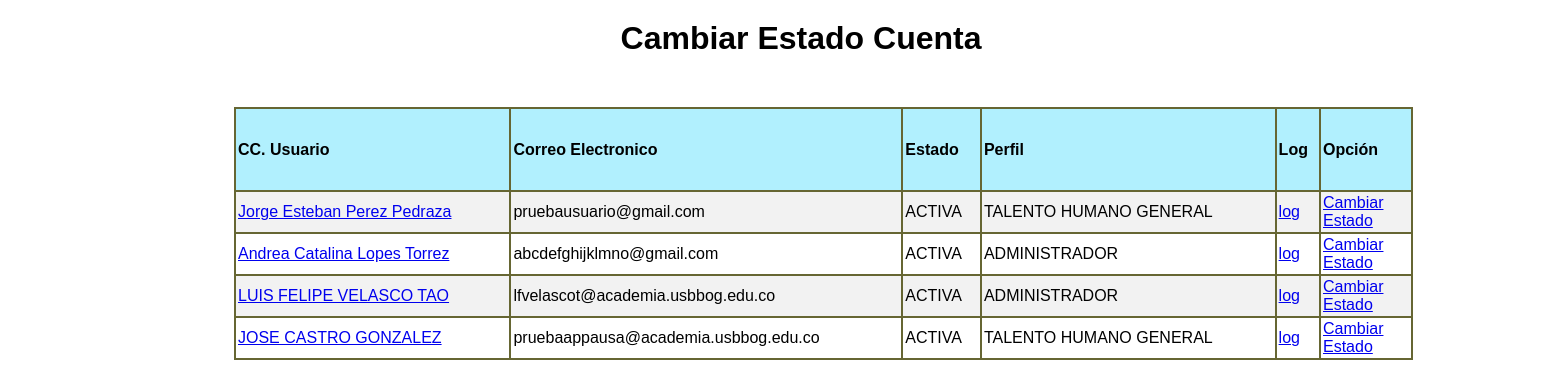
Page /appausaweb/cambiarEstadoCuenta.php (signed in) on the committed database.
### tables this page shows
CREATE TABLE `cuenta` (
  `correo_electronico` varchar(150) NOT NULL,
  `contrasena` varchar(150) NOT NULL,
  `estado` varchar(45) NOT NULL,
  `perfil` varchar(45) NOT NULL,
  `usuario` bigint(10) NOT NULL,
  `e` int(1) NOT NULL,
  `intentos_fallidos` int(1) NOT NULL DEFAULT '0'
);

CREATE TABLE `usuario` (
  `cc` bigint(10) NOT NULL,
  `tipo_doc` varchar(45) NOT NULL,
  `pnombre` varchar(45) NOT NULL,
  `snombre` varchar(45) DEFAULT NULL,
  `papellido` varchar(45) NOT NULL,
  `sapellido` varchar(45) NOT NULL,
  `fecha_nam` date NOT NULL,
  `edad` int(2) NOT NULL,
  `correo_electronico` varchar(150) NOT NULL,
  `telefono` varchar(10) NOT NULL,
  `rol` varchar(45) DEFAULT NULL,
  `e` int(1) NOT NULL
);

### appausaweb/mcript.php (called while the page is built, shortened)
<?php
$clave  = 'appausa usbbog';
$method = 'aes-256-cbc';
$iv = base64_decode("C9fBxl1AgWcxY1/M8jfstw==");
 $desencriptar = function ($valor) use ($method, $clave, $iv) {
     return openssl_decrypt($valor, $method, $clave, false, $iv);
 };
 ?>

### appausaweb/cambiarEstadoCuenta.php (the view, shortened to what this page needs)
<!DOCTYPE html PUBLIC "-//W3C//DTD XHTML 1.0 Transitional//EN" "http://www.w3.org/TR/xhtml1/DTD/xhtml1-transitional.dtd">
<html xmlns="http://www.w3.org/1999/xhtml">
<head>
<link href="multi/formularios2.css" rel="stylesheet" type="text/css" />
</head>
<body>
<div id="apDiv1">
  <div id="apDiv3">
        <table width="1179" height="175" border="1" cellspacing="0" cellpadding="2" bordercolor="666633">
      <tr bgcolor="#B1F0FE">
        <td height="77"><b>CC. Usuario</b></td>
        <td><b>Correo Electronico</b></td>
        <td><b>Estado</b></td>
        <td><b>Perfil</b></td>
        <td><b>Log</b></td>
    	<td width="86"><b>Opción</b></td>
      </tr>
      <?php
		include_once("conexion.php");
  		$con=mysqli_connect($host,$usuario,$clave,$bd) or die("ERROR");
		mysqli_set_charset($con,"utf8");
		$sql="SELECT * from cuenta  WHERE e = 1;";
		$result=mysqli_query($con,$sql);
		if(mysqli_num_rows($result) != 0){
		while($mostrar=mysqli_fetch_array($result)){
			include_once("mcript.php");
			$correo = $desencriptar($mostrar['correo_electronico']);
			$user = $mostrar['usuario'];
			$sql1="SELECT * from usuario where cc = $user;";
			$result1=mysqli_query($con,$sql1);
			while($mostrar1=mysqli_fetch_array($result1)){
				$pnombre = $mostrar1['pnombre'];
				if (!empty($mostrar1['snombre'])){
					$snombre = $mostrar1['snombre'];
				} else {
					$snombre = "";
				}
			$papellido = $mostrar1['papellido'];
			$sapellido = $mostrar1['sapellido'];
	}
		$e = "$pnombre $snombre $papellido $sapellido";
?>
		<tr>
        <td><a href="buscarUsuario.php?ccc=<?php echo $mostrar['usuario'] ?>&buscar"><?php echo $e ?></a></td>
        <td><?php echo $correo?></td>
        <td><?php echo $mostrar['estado']?></td>
        <td><?php echo $mostrar['perfil']?></td>
        <td><a href="log.php?correo=<?php echo $correo?>">log</a></td>
        <td><a href="cambiarEstadoCuenta1.php?ccc=<?php echo $mostrar['usuario']?>">Cambiar Estado</a></td>
        </tr>
        <?php }}?>
    </table>
  </div>
  <div id="apDiv4">
  <h1 align="center">Cambiar Estado Cuenta</h1></div>
</div>
</body>
</html>

### appausaweb/multi/formularios2.css (style rules this page uses)
tr:nth-child(even) { background-color: #f2f2f2; }

### appausaweb/cambiarEstadoCuenta.php (style rules this page uses)
BODY { font-family:Arial, Helvetica, sans-serif }
#apDiv1 { position: absolute; left: -4px; top: 0px; width: 1606px; height: 720px; z-index: 1; }
#apDiv3 { position: absolute; left: 238px; top: 107px; width: 1180px; height: 456px; z-index: 3; }
#apDiv4 { position: absolute; left: 7px; top: -1px; width: 1596px; height: 48px; z-index: 4; }

### rows in the picture
cuenta: usuario.sapellido "Jorge Esteban Perez Pedraza", correo_electronico "pruebausuario@gmail.com", estado "ACTIVA", perfil "TALENTO HUMANO GENERAL"
cuenta: usuario.sapellido "Andrea Catalina Lopes Torrez", correo_electronico "abcdefghijklmno@gmail.com", estado "ACTIVA", perfil "ADMINISTRADOR"
cuenta: usuario.sapellido "LUIS FELIPE VELASCO TAO", correo_electronico "lfvelascot@academia.usbbog.edu.co", estado "ACTIVA", perfil "ADMINISTRADOR"
cuenta: usuario.sapellido "JOSE CASTRO GONZALEZ", correo_electronico "pruebaappausa@academia.usbbog.edu.co", estado "ACTIVA", perfil "TALENTO HUMANO GENERAL"
